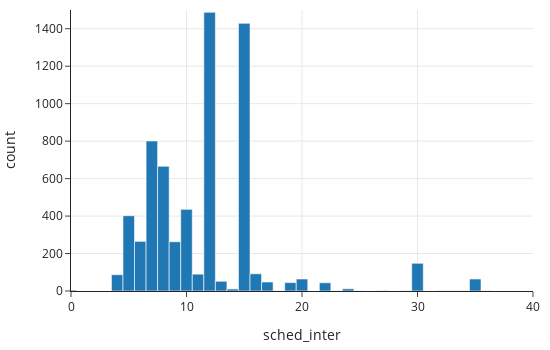

The notebook cell this image was saved under:
### Code cell
fig = px.histogram(bus_c_n, x='sched_inter', 
                   width=550, height=350)


fig.update_xaxes(range=[0, 40])
fig.update_yaxes(range=[0, 1500])

fig.show()

### Figure 1 — Plotly figure (JSON) as saved in the notebook; plotly's stock layout.template omitted (floating-point values rounded to 4 significant figures; data arrays with more than 128 entries replaced by an {"elided": "..."} marker saying what was removed)
{"data": [{"alignmentgroup": "True", "bingroup": "x", "hovertemplate": "sched_inter=%{x}<br>count=%{y}<extra></extra>", "legendgroup": "", "marker": {"color": "#1F77B4", "pattern": {"shape": ""}}, "name": "", "offsetgroup": "", "orientation": "v", "showlegend": false, "type": "histogram", "x": {"elided": "6677 float values"}, "xaxis": "x", "yaxis": "y"}], "layout": {"barmode": "relative", "height": 350, "legend": {"tracegroupgap": 0}, "width": 550, "xaxis": {"anchor": "y", "domain": [0, 1], "range": [0, 40], "title": {"text": "sched_inter"}, "type": "linear"}, "yaxis": {"anchor": "x", "domain": [0, 1], "range": [0, 1500], "title": {"text": "count"}}}}
